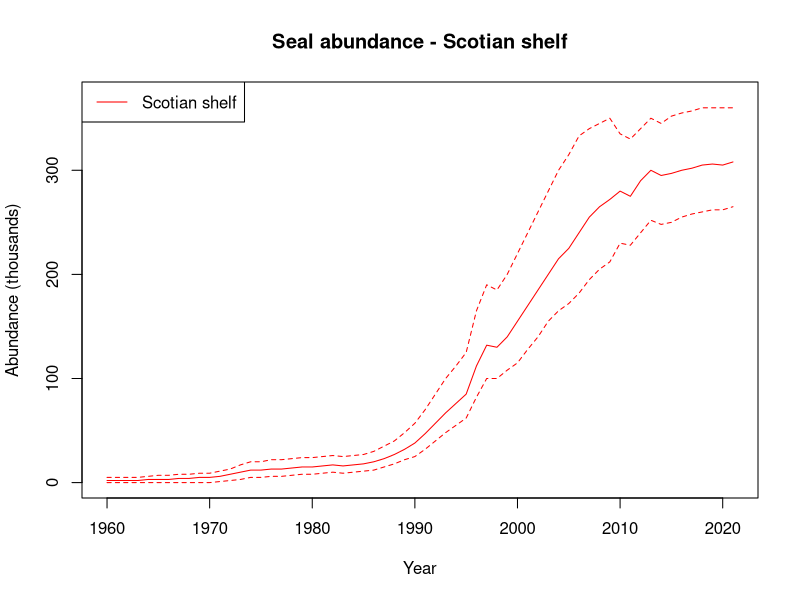
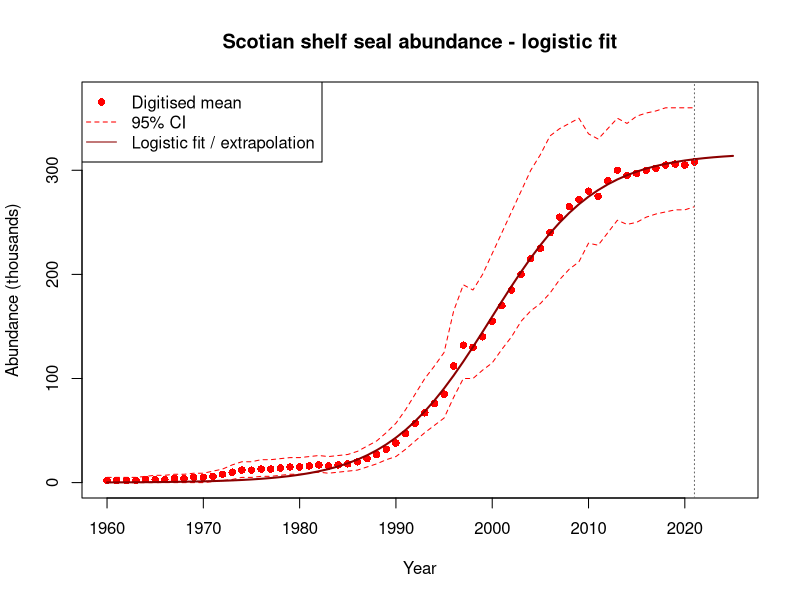
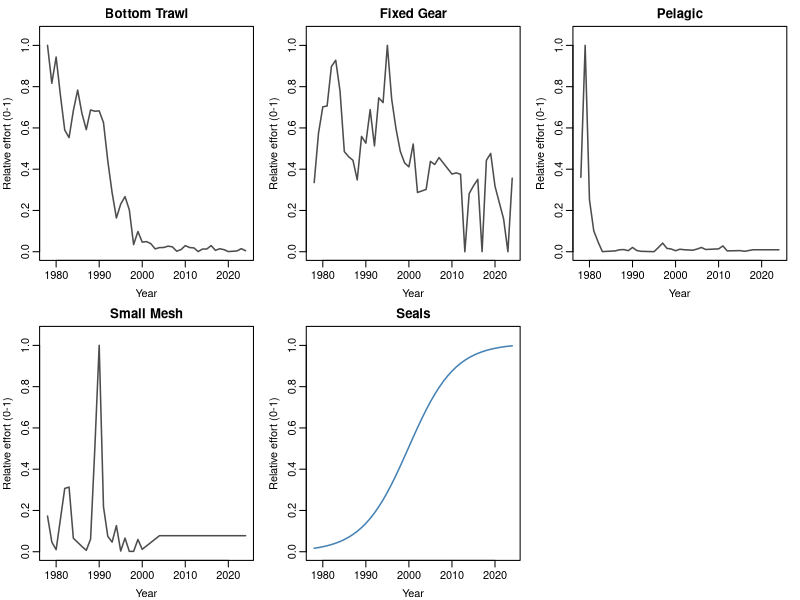
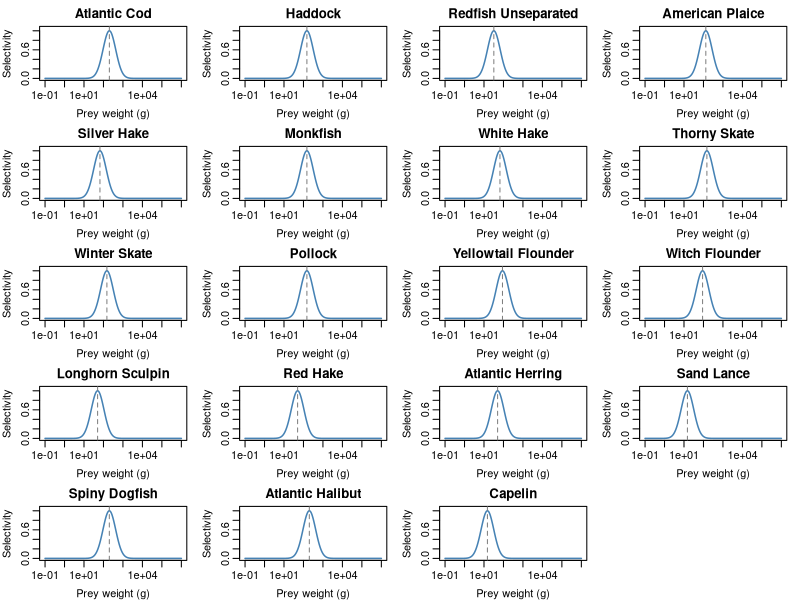

The R source for these figures, in order:
setwd("/Users/juliab6/UTAS Research Dropbox/Julia Blanchard/NEW DATA ESS/Untitled")



library("here")
dir <- setwd(here())
knitr::opts_knit$set(root.dir = "~/Mac/Dropbox/Desktop/ESS_restructured/")
# Define the save directory
save_dir <- paste0(here(), "Ess_data/")

# Run 00d_get_catches.Rmd first (generates effort_matrix_by_gear.RDS)

# ── References ────────────────────────────────────────────────────────────────
#
# Seal abundance (digitised):
#   Hammill, M.O. & Stenson, G.B. (2007). Estimated prey consumption by harp
#   seals (Pagophilus groenlandicus), hooded seals (Cystophora cristata),
#   grey seals (Halichoerus grypus) and harbour seals (Phoca vitulina) in
#   Atlantic Canada. Journal of Northwest Atlantic Fishery Science, 35, 33-44.
#   [Figure showing Scotian Shelf seal abundance 1960-2021, mean and 95% CI]
#
# Gaussian (lognormal-in-weight) size selectivity:
#   Bowen, W.D. & Harrison, G.D. (1994). Offshore diet of grey seals
#   Halichoerus grypus near Sable Island, Canada. Marine Ecology Progress
#   Series, 112, 1-11.  [Eastern Scotian Shelf offshore diet]
#   Bowen, W.D., Lawson, J.W. & Beck, B. (1993). ... CJFAS 50(8), 1768-1778.
#   https://doi.org/10.1139/f93-198  [mainland Scotian Shelf diet]
#
#   CORRECTED 2026-06: grey seals target fish <40 cm; PER-SPECIES optimal prey
#   mass = the measured MEAN prey weights (Bowen & Harrison 1994, Table 1 / Fig. 3):
#     cod 201 g, American plaice 132 g, yellowtail 89 g, silver hake 66 g,
#     redfish 32 g, sand lance 15 g (others estimated from the <40 cm target).
#   The earlier flat w_opt = 1500 g (~50 cm) was NOT supported — it is ~5-10x the
#   largest measured mean prey (cod 201 g) and, applied flat across species, drove
#   absurd catchabilities for small prey. lognormal sigma = 0.75 retained (matches
#   the within-species prey-size spread in Bowen & Harrison Fig. 3).
#
# Vessel power standardisation:
#   Anticamara, J.A. et al. (2011). Global fishing effort (1950-2010): trends,
#   gaps, and implications. Fisheries Research, 107(1-3), 131-136.
#   https://doi.org/10.1016/j.fishres.2010.10.016
#   [Power (kW) = 11.26 * GT^0.71]

# ── Manually digitized seal abundance data ────────────────────────────────────
# Scotian Shelf grey seal abundance (thousands), 1960-2021.
# Mean and 95% CI digitised from Hammill & Stenson (2007).

seal_abundance <- data.frame(
  year = 1960:2021,

  # Scotian Shelf (red)
  scotian_mean = c(
     2,  2,  2,  2,  3,  3,  3,  4,  4,  5,  # 1960-1969
     5,  6,  8, 10, 12, 12, 13, 13, 14, 15,  # 1970-1979
    15, 16, 17, 16, 17, 18, 20, 23, 27, 32,  # 1980-1989
    38, 47, 57, 67, 76, 85, 112, 132, 130, 140,  # 1990-1999
   155, 170, 185, 200, 215, 225, 240, 255, 265, 272,  # 2000-2009
   280, 275, 290, 300, 295, 297, 300, 302, 305, 306, 305, 308  # 2010-2021
  ),
  scotian_upper = c(
     5,  5,  5,  5,  6,  7,  7,  8,  8,  9,
     9, 11, 13, 17, 20, 20, 22, 22, 23, 24,
    24, 25, 26, 25, 26, 27, 30, 35, 40, 48,
    57, 70, 85, 100, 112, 125, 165, 190, 185, 200,
   220, 240, 260, 280, 300, 315, 333, 340, 345, 350,
   335, 330, 340, 350, 345, 352, 355, 357, 360, 360, 360, 360
  ),
  scotian_lower = c(
     0,  0,  0,  0,  0,  0,  0,  0,  0,  0,
     0,  1,  2,  3,  5,  5,  6,  6,  7,  8,
     8,  9, 10,  9, 10, 11, 12, 15, 18, 22,
    25, 32, 40, 48, 55, 62, 82, 100, 100, 108,
   115, 128, 140, 155, 165, 172, 182, 195, 205, 212,
   230, 228, 240, 252, 248, 250, 255, 258, 260, 262, 262, 265
  )
)

# Quick check plot
plot(seal_abundance$year, seal_abundance$scotian_mean, type = "l", col = "red",
     ylim = c(0, 370), xlab = "Year", ylab = "Abundance (thousands)",
     main = "Seal abundance - Scotian shelf")
lines(seal_abundance$year, seal_abundance$scotian_upper, col = "red", lty = 2)
lines(seal_abundance$year, seal_abundance$scotian_lower, col = "red", lty = 2)
legend("topleft", legend = "Scotian shelf", col = "red", lty = 1)

# ── Logistic curve fit and extrapolation to 2025 ─────────────────────────────
# Logistic: N(t) = K / (1 + exp(-r * (t - t0)))

logistic <- function(t, K, r, t0) K / (1 + exp(-r * (t - t0)))

start_vals <- list(K = 320, r = 0.2, t0 = 1995)

fit <- nls(scotian_mean ~ logistic(year, K, r, t0),
           data    = seal_abundance,
           start   = start_vals,
           control = nls.control(maxiter = 500))

summary(fit)

pred_years  <- data.frame(year = 1960:2025)
pred_values <- predict(fit, newdata = pred_years)

scotian_extrap <- data.frame(year = pred_years$year, scotian_predicted = pred_values)

# Plot with logistic fit and extrapolation
plot(seal_abundance$year, seal_abundance$scotian_mean, pch = 16, col = "red",
     xlim = c(1960, 2025), ylim = c(0, 370),
     xlab = "Year", ylab = "Abundance (thousands)",
     main = "Scotian shelf seal abundance - logistic fit")
lines(seal_abundance$year, seal_abundance$scotian_upper, col = "red", lty = 2)
lines(seal_abundance$year, seal_abundance$scotian_lower, col = "red", lty = 2)
lines(scotian_extrap$year, scotian_extrap$scotian_predicted, col = "darkred", lwd = 2)
abline(v = 2021, lty = 3, col = "grey40")
legend("topleft",
       legend = c("Digitised mean", "95% CI", "Logistic fit / extrapolation"),
       col    = c("red", "red", "darkred"),
       lty    = c(NA, 2, 1), pch = c(16, NA, NA))

# Save
write.csv(scotian_extrap, "scotian_shelf_logistic_1960_2025.csv", row.names = FALSE)

# ── Effort matrix: gear-based effort from new_get_catches + seals ────────────
# Load gear-based effort (Bottom_Trawl, Fixed_Gear, Pelagic, Small_Mesh)
# produced by 00d_get_catches.Rmd. Scale each gear 0-1 relative to its own max,
# then append seal abundance scaled to its full-series max (1960-2025).

fishing_history <- read.csv("Ess_data/effort_by_gear.csv")
# Drop index column X, subset to model years
effort_gear <- fishing_history[fishing_history$Year %in% 1970:2024,
                               c("Year", "Bottom_Trawl", "Fixed_Gear", "Pelagic", "Small_Mesh")]
rownames(effort_gear) <- effort_gear$Year

gear_cols <- setdiff(colnames(effort_gear), "Year")
effort_gear_scaled <- effort_gear
effort_gear_scaled[gear_cols] <- lapply(
  effort_gear[gear_cols],
  function(x) x / max(x, na.rm = TRUE)
)

seal_scaled <- scotian_extrap[, c("year", "scotian_predicted")]
names(seal_scaled) <- c("Year", "Seals")
seal_scaled$Seals <- seal_scaled$Seals / max(seal_scaled$Seals)

effort_with_seals <- merge(effort_gear_scaled, seal_scaled,
                           by = "Year", all.x = TRUE)
effort_with_seals <- effort_with_seals[order(effort_with_seals$Year), ]


# ── Plot each gear and seals individually ─────────────────────────────────────
all_cols <- c(gear_cols, "Seals")
n_cols   <- length(all_cols)
n_row    <- ceiling(n_cols / 3)

par(mfrow = c(n_row, 3), mar = c(3, 3, 2, 1), mgp = c(2, 0.6, 0))
for (col in all_cols) {
  col_colour <- ifelse(col == "Seals", "steelblue", "grey30")
  plot(effort_with_seals$Year, effort_with_seals[[col]],
       type = "l", lwd = 1.5, col = col_colour,
       ylim = c(0, 1.05), xlab = "Year",
       ylab = "Relative effort (0-1)",
       main = gsub("_", " ", col))
}
par(mfrow = c(1, 1), mar = c(5, 4, 4, 2) + 0.1)

saveRDS(effort_with_seals, "Ess_data/effort_gear_with_seals.RDS")
write.csv(effort_with_seals, "Ess_data/effort_gear_with_seals.csv",row.names = FALSE)

# ── Seal gear_params: lognormal size selectivity (Bowen & Harrison 1994) ─────
# Seals modelled as a gear with lognormal selectivity by prey weight, peaking at
# a PER-SPECIES optimal prey mass w_opt = the measured mean prey weight (g), with
# log-scale width sigma = 0.75. w_opt values: measured (Bowen & Harrison 1994
# Table 1 / Fig. 3) for cod/plaice/yellowtail/silver hake/redfish/sand lance;
# estimated from the <40 cm target for the rest.
# Catchability = generalist accessibility; realized diet is EMERGENT from the
# prey field (NOT forced to Bowen proportions — Bowen is a single high-sand-lance
# snapshot). Near-zero for non-prey (halibut = 0; dogfish/monkfish minimal;
# skates minor — no otoliths, only thorns in ~2% of scats). All catchabilities
# are rescaled post-hoc to the Q/B consumption target (see below).

gaussian_sizeweight <- function(w, species_params, w_opt, sigma, ...) {
  exp(-0.5 * ((log(w) - log(w_opt)) / sigma)^2)
}

# Species names match selected_spp in New_PCA_DFO.R (19 species)
seal_gear_params <- data.frame(
  species = c(
    "Atlantic Cod", "Haddock", "Redfish Unseparated", "American Plaice",
    "Silver Hake", "Monkfish", "White Hake", "Thorny Skate", "Winter Skate",
    "Pollock", "Yellowtail Flounder", "Witch Flounder", "Longhorn Sculpin",
    "Red Hake", "Atlantic Herring", "Sand Lance", "Spiny Dogfish",
    "Atlantic Halibut", "Capelin"
  ),
  gear     = "Seals",
  sel_func = "gaussian_sizeweight",
  # per-species optimal prey mass (g): measured (Bowen & Harrison 1994) or est.
  w_opt = c(
    201,  # Atlantic Cod         (measured)
    150,  # Haddock              (est, gadoid)
     32,  # Redfish Unseparated  (measured)
    132,  # American Plaice      (measured)
     66,  # Silver Hake          (measured)
    150,  # Monkfish             (est; not a seal prey)
     66,  # White Hake           (est, Urophycis ~ silver hake)
    150,  # Thorny Skate         (est; minor prey)
    150,  # Winter Skate         (est; minor prey)
    150,  # Pollock              (est, gadoid)
     89,  # Yellowtail Flounder  (measured)
     90,  # Witch Flounder       (est, flatfish)
     50,  # Longhorn Sculpin     (est)
     50,  # Red Hake             (est, Urophycis)
     50,  # Atlantic Herring     (est, small clupeid)
     15,  # Sand Lance           (measured)
    200,  # Spiny Dogfish        (est; not offshore prey)
    200,  # Atlantic Halibut     (est; not a prey)
     15   # Capelin              (est, small forage)
  ),
  sigma = 0.75,  # log-scale SD (Bowen & Harrison 1994 Fig. 3)
  catchability = c(
    0.10,  # Atlantic Cod
    0.10,  # Haddock
    0.10,  # Redfish Unseparated
    0.10,  # American Plaice
    0.10,  # Silver Hake
    0.01,  # Monkfish            – not a seal prey
    0.10,  # White Hake
    0.02,  # Thorny Skate        – minor (thorns only)
    0.02,  # Winter Skate        – minor
    0.10,  # Pollock
    0.10,  # Yellowtail Flounder
    0.10,  # Witch Flounder
    0.10,  # Longhorn Sculpin
    0.10,  # Red Hake
    0.10,  # Atlantic Herring
    0.10,  # Sand Lance
    0.01,  # Spiny Dogfish       – spines, not in offshore diet
    0.00,  # Atlantic Halibut    – not a prey (1 occurrence in 393 scats)
    0.10   # Capelin
  )
)

# ── Plot per-species lognormal selectivity curves ────────────────────────────
w_seq <- exp(seq(log(0.1), log(1e6), length.out = 500))
n_sp  <- nrow(seal_gear_params)
n_row <- ceiling(n_sp / 4)

par(mfrow = c(n_row, 4), mar = c(3, 3, 2, 1), mgp = c(2, 0.6, 0))
for (i in seq_len(n_sp)) {
  wo  <- seal_gear_params$w_opt[i]
  sel <- exp(-0.5 * ((log(w_seq) - log(wo)) / seal_gear_params$sigma[i])^2)
  plot(w_seq, sel, type = "l", lwd = 1.5, col = "steelblue",
       log = "x", ylim = c(0, 1.05),
       xlab = "Prey weight (g)", ylab = "Selectivity",
       main = seal_gear_params$species[i])
  abline(v = wo, lty = 2, col = "grey50")
}
par(mfrow = c(1, 1), mar = c(5, 4, 4, 2) + 0.1)

saveRDS(seal_gear_params, "Ess_data/seal_gear_params.RDS")
write.csv(seal_gear_params,
          "Ess_data/seal_gear_params.csv",
          row.names = FALSE)
# ── Catchability calibration approach ────────────────────────────────────────
# POST-HOC STEP: seal catchabilities should only be calibrated after the
# fishing-gear steady state has been established (species biomasses and
# fishing mortalities already tuned). Once the steady state is fixed, adjust
# catchabilities so that seal consumption at the reference seal abundance
# matches the 12x body mass consumption target below. The scaled seal effort
# time series (effort_gear_with_seals$Seals) then drives how consumption
# changes relative to that calibrated steady state.
#
# Steps:
#   1. Calculate total target consumption (g/yr) at a reference year
#   2. Distribute across species using diet proportions from Bowen (1993)
#   3. Back-calculate species-level catchability from model/survey biomass:
#      divide target species consumption by model biomass and scaled seal
#      effort (0-1) at the reference year
#   4. Run the model, extract getYield() for the Seals gear, compare to
#      target; scale all catchabilities by the ratio until they match
#
# Diet proportions by wet weight (Bowen & Harrison 1994, Table 2, offshore ESS):
# only a check/target for the post-hoc Q/B split — realized diet is emergent.
diet_prop <- c(
  0.110,  # Atlantic Cod
  0.001,  # Haddock              (<0.1%)
  0.002,  # White Hake           (Urophycis spp. 0.2% split)
  0.001,  # Red Hake
  0.026,  # Silver Hake
  0.002,  # Pollock
  0.013,  # Redfish Unseparated
  0.014,  # American Plaice
  0.011,  # Yellowtail Flounder
  0.004,  # Witch Flounder
  0.002,  # Atlantic Herring
  0.004,  # Capelin
  0.001,  # Thorny Skate
  0.001,  # Winter Skate
  0.000,  # Spiny Dogfish        (absent from offshore diet)
  0.000,  # Monkfish             (absent)
  0.809,  # Sand Lance           (dominant — 80.9%)
  0.000,  # Longhorn Sculpin
  0.000   # Atlantic Halibut     (1 occurrence / 393 scats)
)
# Grey seal parameters
seal_body_mass_kg   <- 170    # mean adult body mass (kg)
consumption_mult    <- 12     # annual consumption as multiple of body mass
fish_fraction       <- 0.85   # proportion of diet that is fish

# Reference year total consumption (g/yr) — use mean abundance 1990-2010
ref_abundance       <- mean(
  scotian_extrap$scotian_predicted[
    scotian_extrap$year >= 1990 & scotian_extrap$year <= 2010
  ]
) * 1000  # convert thousands to individuals

target_consumption_g <- ref_abundance *
  seal_body_mass_kg * 1000 *  # body mass in grams
  consumption_mult *
  fish_fraction

cat("Target total fish consumption at reference abundance:\n")
cat(format(round(target_consumption_g / 1e9), big.mark = ","),
    "x 10^9 g/yr =",
    round(target_consumption_g / 1e6), "tonnes/yr\n\n")

cat("Target consumption by species (tonnes/yr):\n")
target_by_species <- sort(
  round(diet_prop * target_consumption_g / 1e6), decreasing = TRUE
)
print(target_by_species)


# ── Save seal abundance objects ───────────────────────────────────────────────
saveRDS(seal_abundance,  "Ess_data/seal_abundance_digitised.RDS")
saveRDS(scotian_extrap,  "Ess_data/seal_abundance_logistic_extrap.RDS")



# To use in mizer calibration:
# after running the model to steady state, extract biomass per species,
# then divide target species consumption by biomass and scaled seal effort
# at the reference year (effort_gear_with_seals$Seals).
